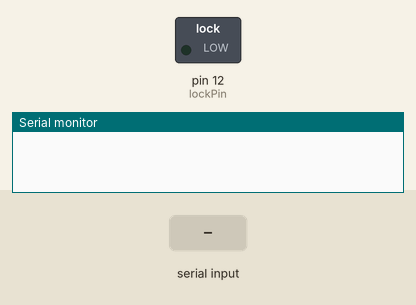
Bench run of a sketch on a simulated Arduino Uno, built with avr-gcc and run on an emulated ATmega328P. Parts: switched loads named in the sketch (green lamp = pin HIGH), the last lines printed to the serial monitor. The test bench sets the inputs (shaded band).

Above: at 1.2 s.
1.3 s: "1" received over Serial
At 1.9 s:
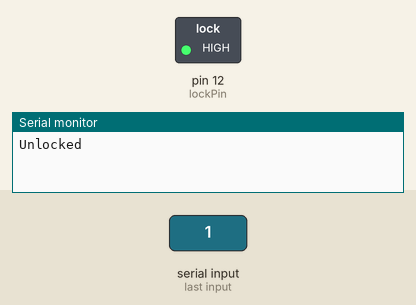
2.8 s: "0" received over Serial
At 3.1 s:
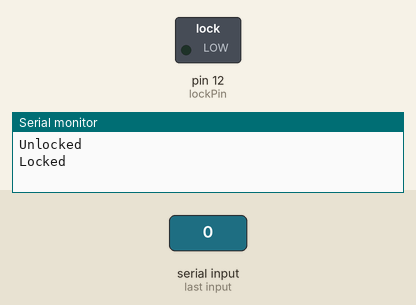
Timing chart, 0 to 5.8 s (numbered marks = the images above; inputs shaded):
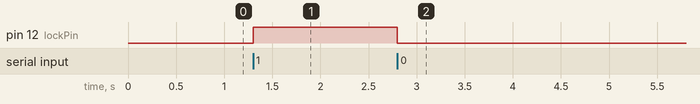

The sketch:

LockTester.ino
```cpp
#include "Lock.h"

int lockPin = 12;
Lock doorLock(lockPin);

char command = '\0';

void setup() {
  Serial.begin(38400);
}

void loop() {
  if (Serial.available() > 0) {
    command = Serial.read();

    if (command == '1') {
      Serial.println("Unlocked");
      doorLock.unlock();
    }
    else {
      Serial.println("Locked");
      doorLock.lock();
    }
  }
}
```

Measured:
- after the input at 1.3 s, pin 12 (lockPin): LOW → HIGH at once
- after the input at 2.8 s, pin 12 (lockPin): HIGH → LOW at once
